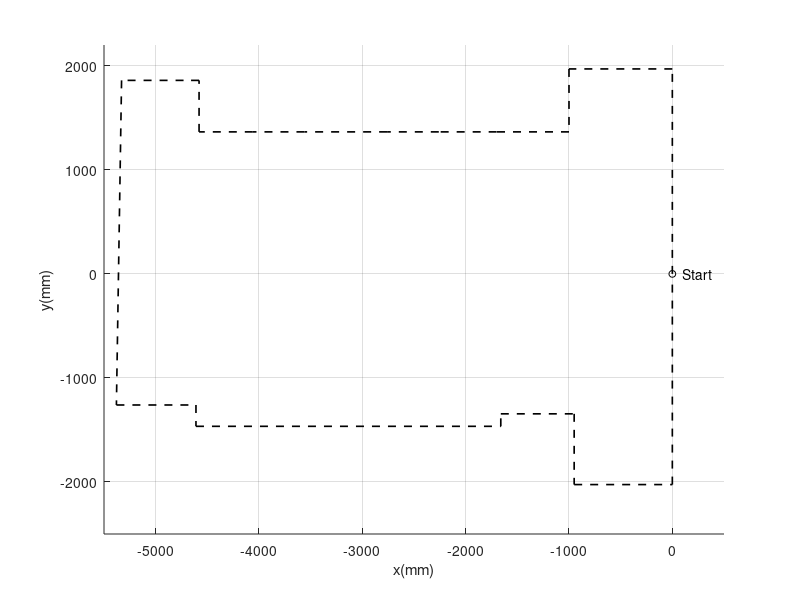

Write MATLAB code to recreate this figure.
%%
load('bang_bang')
load('PID')
axis([-5500 500 -2500 2200]);
xlabel('x(mm)');
ylabel('y(mm)');
p1 = [0, 0];
text(p1(1)+100, p1(2),'{Start}');
grid on;
hold on;
p2 = [p1(1), p1(2) + 1970];
p3 = [p2(1)-1000, p2(2)];
p4 = [p3(1), p3(2)-605];
p5 = [p4(1)-700, p4(2)];
p6 = [p5(1), p5(2)];
p7 = [p6(1)-560, p6(2)];
p8 = [p7(1), p7(2)];
p9 = [p8(1)-500, p8(2)];
p10 = [p9(1), p9(2)];
p11 = [p10(1)-800, p10(2) ];
p12 = [p11(1), p11(2)];
p13 = [p12(1)-500, p12(2) ];
p14 = [p13(1), p13(2) ];
p15 = [p14(1)-520, p14(2) ];
p16 = [p15(1), p15(2)+495 ];
p17 = [p16(1)-150, p16(2)];
p18 = [p17(1), p17(2)];
p19 = [p18(1)-600, p18(2)];
p20 = [p19(1)-50, p19(2)-3120];
p21 = [p20(1)+770, p20(2)];
p22 = [p21(1), p21(2)-205];
p23 = [p22(1)+2950, p22(2)];
p24 = [p23(1), p23(2)+120];
p25 = [p24(1)+710, p24(2)];
p26 = [p25(1), p25(2)-680];
p27 = [p26(1)+950, p26(2)];
p28 = [p27(1), p27(2)+1930];




plot([p1(1), p2(1) ],[p1(2),p2(2)], 'k--','LineWidth',1.2);
% plot(M_bang(:,1),M_bang(:,2)+160,'r-');
% plot(M(:,1),M(:,2),'g-');
plot([p2(1), p3(1) ],[p2(2),p3(2)], 'k--','LineWidth',1.2);
plot([p3(1), p4(1) ],[p3(2),p4(2)], 'k--','LineWidth',1.2);
plot([p4(1), p5(1) ],[p4(2),p5(2)], 'k--','LineWidth',1.2);
plot([p5(1), p6(1) ],[p5(2),p6(2)], 'k--','LineWidth',1.2);
plot([p6(1), p7(1) ],[p6(2),p7(2)], 'k--','LineWidth',1.2);
plot([p7(1), p8(1) ],[p7(2),p8(2)], 'k--','LineWidth',1.2);
plot([p8(1), p9(1) ],[p8(2),p9(2)], 'k--','LineWidth',1.2);
plot([p9(1), p10(1) ],[p9(2),p10(2)], 'k--','LineWidth',1.2);
plot([p10(1), p11(1) ],[p10(2),p11(2)], 'k--','LineWidth',1.2);
plot([p11(1), p12(1) ],[p11(2),p12(2)], 'k--','LineWidth',1.2);

plot([p12(1), p13(1) ],[p12(2),p13(2)], 'k--','LineWidth',1.2);
plot([p13(1), p14(1) ],[p13(2),p14(2)], 'k--','LineWidth',1.2);
plot([p14(1), p15(1) ],[p14(2),p15(2)], 'k--','LineWidth',1.2);
plot([p15(1), p16(1) ],[p15(2),p16(2)], 'k--','LineWidth',1.2);

plot([p16(1), p17(1) ],[p16(2),p17(2)], 'k--','LineWidth',1.2);
plot([p17(1), p18(1) ],[p17(2),p18(2)], 'k--','LineWidth',1.2);
plot([p18(1), p19(1) ],[p18(2),p19(2)], 'k--','LineWidth',1.2);
plot([p19(1), p20(1) ],[p19(2),p20(2)], 'k--','LineWidth',1.2);

plot([p20(1), p21(1) ],[p20(2),p21(2)], 'k--','LineWidth',1.2);
plot([p21(1), p22(1) ],[p21(2),p22(2)], 'k--','LineWidth',1.2);
plot([p22(1), p23(1) ],[p22(2),p23(2)], 'k--','LineWidth',1.2);
plot([p23(1), p24(1) ],[p23(2),p24(2)], 'k--','LineWidth',1.2);
plot([p24(1), p25(1) ],[p24(2),p25(2)], 'k--','LineWidth',1.2);
plot([p25(1), p26(1) ],[p25(2),p26(2)], 'k--','LineWidth',1.2);
plot([p26(1), p27(1) ],[p26(2),p27(2)], 'k--','LineWidth',1.2);
plot([p27(1), p28(1) ],[p27(2),p28(2)], 'k--','LineWidth',1.2);
plot(p1(1), p1(2), 'k-o','MarkerSize',5);  %PB1
% legend('ground truth','bang-bang','PID')
%%
